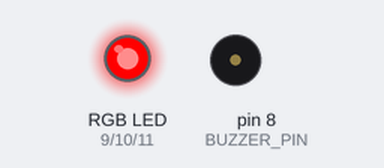
The sketch below on a simulated Arduino Uno, built with avr-gcc and run on an emulated ATmega328P. Parts: an RGB LED mixed from three pins (HIGH = lit), buzzer (waves = sounding). Dashed ring = blinking.

Above: at 0.15 s.
At 25.43 s:
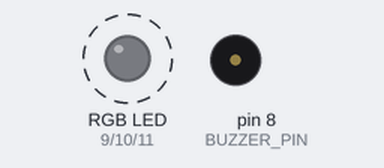
At 37.14 s:
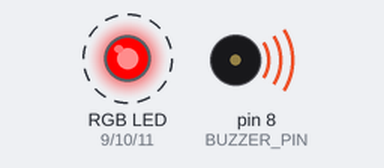
Timing chart, 0 to 40.0 s (numbered marks = the images above):
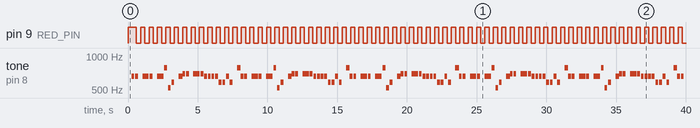

The sketch:

navidadControlRemoto.ino
```cpp
#include <IRremote.hpp>

const int RECV_PIN = 2;
const int RED_PIN = 9;
const int GREEN_PIN = 10;
const int BLUE_PIN = 11;
const int BUZZER_PIN = 8;

int mode = 0;
unsigned long lastBlink = 0;
bool ledState = false;
unsigned long lastNoteTime = 0;
int noteIndex = 0;

const int colors[][3] = {
  {255, 0, 0},     // Rojo
  {0, 255, 0},     // Verde
  {0, 0, 255},     // Azul
  {255, 255, 0},   // Amarillo
  {0, 255, 255},   // Cian
  {255, 0, 255},   // Magenta
  {255, 255, 255}, // Blanco
  {128, 0, 128},   // Púrpura
  {255, 165, 0}    // Naranja
};

const int numColors = sizeof(colors) / sizeof(colors[0]);

int melody[] = {
  659, 659, 659, 659, 659, 659, 659, 784, 523, 587, 659,
  698, 698, 698, 698, 698, 659, 659, 659, 659, 587, 587, 659, 587, 784
};

int durations[] = {
  200, 200, 400, 200, 200, 400, 200, 200, 200, 200, 400,
  200, 200, 400, 200, 200, 200, 200, 200, 200, 200, 200, 200, 200, 400
};

void setup() {
  Serial.begin(9600);
  IrReceiver.begin(RECV_PIN, ENABLE_LED_FEEDBACK);
  pinMode(RED_PIN, OUTPUT);
  pinMode(GREEN_PIN, OUTPUT);
  pinMode(BLUE_PIN, OUTPUT);
  pinMode(BUZZER_PIN, OUTPUT);
  setColor(0);
}

void loop() {
  // Reproduce música en bucle
  playLoopedMelody();

  // Detecta cualquier señal IR
  if (IrReceiver.decode()) {
    mode = (mode + 1) % numColors; // Cambia modo de baile
    Serial.print("Modo de baile cambiado a: ");
    Serial.println(mode);
    IrReceiver.resume();
  }

  // Ejecuta el modo de baile actual
  animateLights(mode);
}

void setColorRGB(int r, int g, int b) {
  analogWrite(RED_PIN, r);
  analogWrite(GREEN_PIN, g);
  analogWrite(BLUE_PIN, b);
}

void setColor(int index) {
  setColorRGB(colors[index][0], colors[index][1], colors[index][2]);
}

void animateLights(int index) {
  unsigned long now = millis();
  int speed = 300 + (index * 50); // velocidad variable según modo

  if (now - lastBlink > speed) {
    ledState = !ledState;
    if (ledState) {
      setColor(index);
    } else {
      setColorRGB(0, 0, 0);
    }
    lastBlink = now;
  }
}

void playLoopedMelody() {
  unsigned long now = millis();
  if (noteIndex >= sizeof(melody) / sizeof(int)) {
    noteIndex = 0; // reinicia la canción
  }

  if (now - lastNoteTime > durations[noteIndex] * 1.3) {
    tone(BUZZER_PIN, melody[noteIndex], durations[noteIndex]);
    lastNoteTime = now;
    noteIndex++;
  }
}
```

Measured:
- by itself, pin 9 (RED_PIN): alternates HIGH for 0.30 s and LOW for 0.30 s
- by itself, tone on pin 8 (BUZZER_PIN): plays 659 Hz for 0.20 s, 659 Hz for 0.20 s, 659 Hz for 0.46 s, 659 Hz for 0.20 s, 659 Hz for 0.46 s, 784 Hz for 0.20 s … (112 notes in this stretch)
